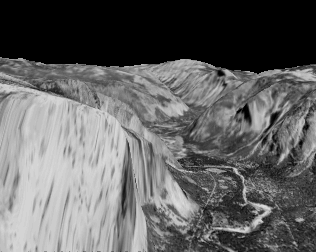
%> input picture Track/KLT/LKPR-marzat/yos_img_10.pgm, 316 x 252 px
$ octave LKPR.m   (GNU Octave 9; MATLAB toolbox functions it lacks are replaced by stand-ins)
%> lines starting %> are read from the running program, lines starting %| are printed output that depends on the picture
### Track/KLT/LKPR-marzat/showmap3.m
function RGB = showmap3(u,v,vmax)

anglestep = pi/3;
colorstep=1/anglestep;

RGBpart=[   0   1   255 255 -1  0;
            -1  0   0  1    255    255;
            255 255 -1  0   0   1];

RGB=zeros(size(u,1),size(u,2),3);

for i=1:size(u,1)
    for j=1:size(u,2)

    angle=atan2(u(i,j),v(i,j));

    if  (angle < 0)
        angle = angle+2*pi;
    end

    part=angle/anglestep;
    if ( part >= 6.0 )
        part = 0.0;
    end

    length=sqrt( u(i,j)*u(i,j) + v(i,j)*v(i,j) );

        if(length>vmax)
            RGB(i,j,1)=1;
            RGB(i,j,2)=1;
            RGB(i,j,3)=1;
        else

            for k=1:3

                switch RGBpart(k,fix(part+1))
                    case 0
                        RGB(i,j,k)=0;

                    case 1
                        RGB(i,j,k)=colorstep*mod(part,1)*length/vmax;

                    case -1
                        RGB(i,j,k)=(1-colorstep*mod(part,1))*length/vmax;

                    case 255
                        RGB(i,j,k)=length/vmax;

                end

            end

        end

    end
end
end

### Track/KLT/LKPR-marzat/LKPR.m
%%%%%%%%%%%%%%%%%%%%%%%%%%%%%%%%%%%%%%%%%%%%%%%%%%%%%%%%%%%%%%%%%%%%%%%%%%%
%DENSE LUCAS KANADE PYRAMIDAL + ITERATIVE REFINMENT
%J.MARZAT - ENSEM / INRIA Rocquencourt (France) julien.marzat@gmail.com
%%%%%%%%%%%%%%%%%%%%%%%%%%%%%%%%%%%%%%%%%%%%%%%%%%%%%%%%%%%%%%%%%%%%%%%%%%%
%Data acquisition
im1=single((imread('yos_img_10.pgm')));
%> im1: size 252x316 single; min 0, max 220, mean 99.7; mean of the top-left, top-right, bottom-left and bottom-right quarters 71.4, 57, 178.8, 91.7
im2=single((imread('yos_img_11.pgm')));
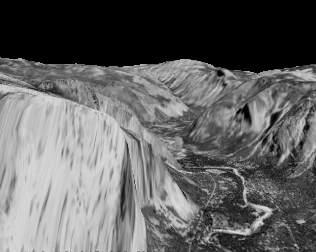
%> input picture Track/KLT/LKPR-marzat/yos_img_11.pgm, 316 x 252 px
%> im2: size 252x316 single; min 0, max 220, mean 99.7; mean of the top-left, top-right, bottom-left and bottom-right quarters 71.2, 57, 178.7, 92.1
%%%%%%%%%%%%%%%%%%%%%%%%%%%%%%%%%%%%%%%%%%%%%%%%%%%%%%%%%%%%%%%%%%%%%%%%%%%
%parameters : levels number, window size, iterations number, regularization
numLevels=3; %Lm:height of the pyramid.(2,3,4)
window=9;% integration window
iterations=1;
alpha = 0.001;

hw = floor(window/2); %Wx,Wy?
t0=clock;
%%%%%%%%%%%%%%%%%%%%%%%%%%%%%%%%%%%%%%%%%%%%%%%%%%%%%%%%%%%%%%%%%%%%%%%%%%%
%pyramids creation
pyramid1 = im1;
pyramid2 = im2;
%init
for i=2:numLevels
    im1 = impyramid(im1, 'reduce');
    im2 = impyramid(im2, 'reduce');
    pyramid1(1:size(im1,1), 1:size(im1,2), i) = im1;
    pyramid2(1:size(im2,1), 1:size(im2,2), i) = im2;
end;
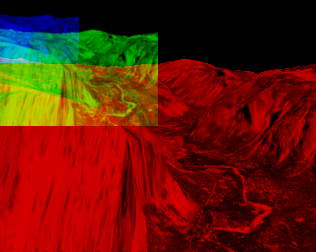
%> pyramid1: size 252x316x3 single; mean R, G, B 99.7, 24.9, 6.2
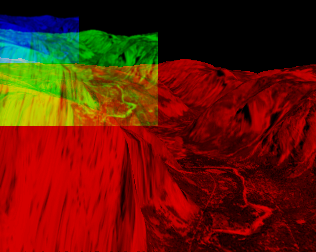
%> pyramid2: size 252x316x3 single; mean R, G, B 99.7, 24.9, 6.2; mean of the top-left, top-right, bottom-left and bottom-right quarters 65.2, 19, 59.6, 30.7

%%%%%%%%%%%%%%%%%%%%%%%%%%%%%%%%%%%%%%%%%%%%%%%%%%%%%%%%%%%%%%%%%%%%%%%%%%%
%Processing all levels
for p = 1:numLevels

    %current pyramid
    im1 = pyramid1(1:(size(pyramid1,1)/(2^(numLevels - p))), 1:(size(pyramid1,2)/(2^(numLevels - p))), (numLevels - p)+1);
    im2 = pyramid2(1:(size(pyramid2,1)/(2^(numLevels - p))), 1:(size(pyramid2,2)/(2^(numLevels - p))), (numLevels - p)+1);

    %init
    if p==1
    u=zeros(size(im1));%Vx
    v=zeros(size(im1));%Vy
    else
    %resizing
    u = 2 * imresize(u,size(u)*2,'bilinear');
    v = 2 * imresize(v,size(v)*2,'bilinear');
    end

    %refinment loop
    for r = 1:iterations

    u=round(u);
    v=round(v);

    %every pixel loop
        for i = 1+hw:size(im1,1)-hw
            for j = 1+hw:size(im2,2)-hw
            patch1 = im1(i-hw:i+hw, j-hw:j+hw);

            %moved patch
            lr = i-hw+v(i,j);
            hr = i+hw+v(i,j);
            lc = j-hw+u(i,j);
            hc = j+hw+u(i,j);

                  if (lr < 1)||(hr > size(im1,1))||(lc < 1)||(hc > size(im1,2))
                  %Regularized least square processing
                  else
                  patch2 = im2(lr:hr, lc:hc);

                  fx = conv2(patch1, 0.25* [-1 1; -1 1]) + conv2(patch2, 0.25*[-1 1; -1 1]);
                  fy = conv2(patch1, 0.25* [-1 -1; 1 1]) + conv2(patch2, 0.25*[-1 -1; 1 1]);
                  ft = conv2(patch1, 0.25*ones(2)) + conv2(patch2, -0.25*ones(2));


                  Fx = fx(2:window-1,2:window-1)';
                  Fy = fy(2:window-1,2:window-1)';
                  Ft = ft(2:window-1,2:window-1)';

                  A = [Fx(:) Fy(:)];
                  G=A'*A;

                  G(1,1)=G(1,1)+alpha; G(2,2)=G(2,2)+alpha;
                  U=1/(G(1,1)*G(2,2)-G(1,2)*G(2,1))*[G(2,2) -G(1,2);-G(2,1) G(1,1)]*A'*-Ft(:);
                  u(i,j)=u(i,j)+U(1); v(i,j)=v(i,j)+U(2);
                  end
            end
        end
    end
    etime(clock,t0)
end
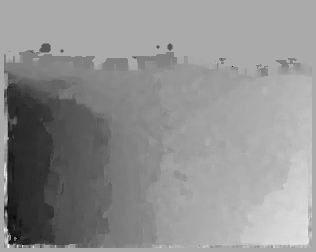
%> u: size 252x316 double; min -4.08, max 2.02, mean -0.604; drawn with min black and max white
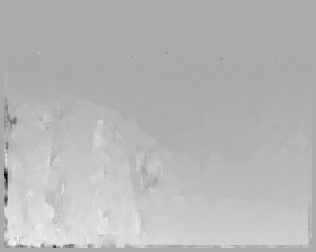
%> v: size 252x316 double; min -10.32, max 5.16, mean 0.761; drawn with min black and max white
%> after the loop, A = 49 rows, first 12: [-1 -1; 6 2; 1 5; 0 -4; 8 -22; 2 -28; 12 -10; -7 19; 0 4; 0 -6; -5 -3; 1 3]; Ft = [11 1 -16 -25 -18 -7 0; 26 6 -13 -21 -11 12 24; 37 8 -9 -12 -14 10 39; 20 -5 -23 -12 -14 -5 22; 8 5 -20 -12 -6 -12 -3; -8 17 0 -18 -12 -10 -15; -20 -2 2 -21 -19 -6 -11]; Fx = [-1 -7 -8 -1 10 13 2; 6 0 -17 -13 3 4 -12; 1 0 -3 -10 -12 -2 5; 0 -5 3 0 -16 -17 8; 8 1 10 16 4 -14 -17; 2 5 -6 -12 10 18 3; 12 22 16 3 -7 6 13]; Fy = [-1 19 4 7 -12 1 20; 2 4 1 21 1 -8 2; 5 -6 -9 28 8 -4 -11; -4 -3 -7 16 2 11 6; -22 3 4 8 -18 12 27; -28 5 0 12 -12 -4 25; -10 0 -12 5 7 -2 15]; G = [4688 -2296; -2296 7176]; U = [-0.00735; 0.272]; patch2 = [72 72 52 56 68 60 72 52 56; 76 80 56 60 72 64 80 68 60; 56 72 80 88 100 72 56 52 56; 68 76 88 92 96 76 92 72 40; 64 60 64 72 76 56 84 84 64; 88 52 48 64 92 88 68 68 72; 72 52 40 40 64 92 76 56 56; 40 44 44 40 28 56 68 52 36; 36 64 64 60 52 60 72 72 56]

%resizing
u=u(window:size(u,1)-window+1,window:size(u,2)-window+1);
%> u: size 236x300 double
v=v(window:size(v,1)-window+1,window:size(v,2)-window+1);
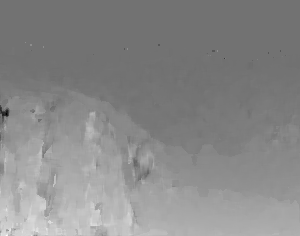
%> v: size 236x300 double; min -4.2, max 5.16, mean 0.837; drawn with min black and max white

%colormap display
figure(1)
RGB1=showmap3(u,v,5);
%> after the loop in showmap3, `for i=1:size(u,1)`:
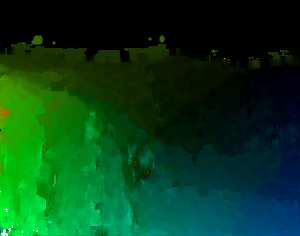
%> RGB: size 236x300x3 double; mean R, G, B 0.0224, 0.243, 0.0993
imshow(RGB1);
